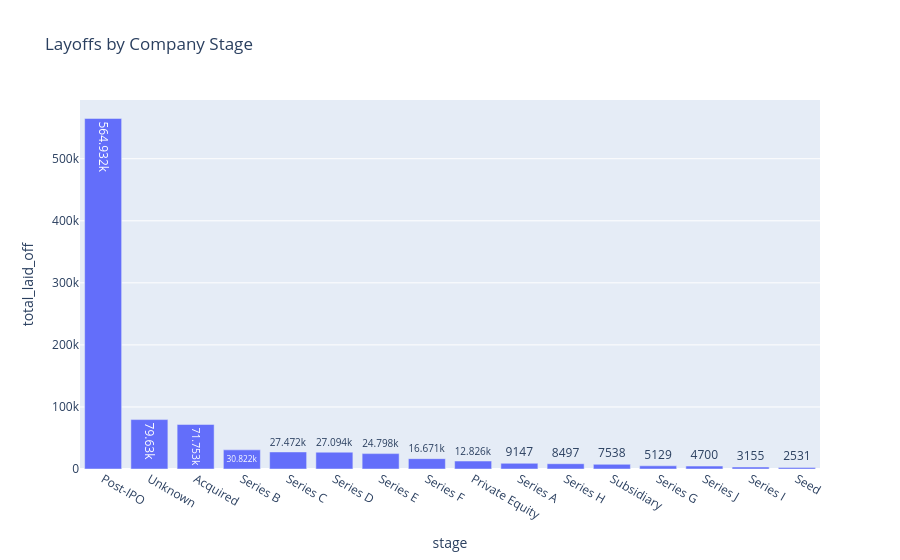

The notebook cell this image was saved under:
### Code cell
fig = px.bar(
    stage_analysis,
    x="stage",
    y="total_laid_off",
    title="Layoffs by Company Stage",
    text_auto=True
)

fig.show()

### Figure 1 — Plotly figure (JSON) as saved in the notebook; plotly's stock layout.template omitted (floating-point values rounded to 4 significant figures)
{"data": [{"hovertemplate": "stage=%{x}<br>total_laid_off=%{y}<extra></extra>", "legendgroup": "", "marker": {"color": "#636efa", "pattern": {"shape": ""}}, "name": "", "orientation": "v", "showlegend": false, "textposition": "auto", "texttemplate": "%{y}", "type": "bar", "x": ["Post-IPO", "Unknown", "Acquired", "Series B", "Series C", "Series D", "Series E", "Series F", "Private Equity", "Series A", "Series H", "Subsidiary", "Series G", "Series J", "Series I", "Seed"], "xaxis": "x", "y": [564900.0, 79630.0, 71750.0, 30820.0, 27470.0, 27090.0, 24800.0, 16670.0, 12830.0, 9147.0, 8497.0, 7538.0, 5129.0, 4700.0, 3155.0, 2531.0], "yaxis": "y"}], "layout": {"barmode": "relative", "legend": {"tracegroupgap": 0}, "title": {"text": "Layoffs by Company Stage"}, "xaxis": {"anchor": "y", "domain": [0, 1], "title": {"text": "stage"}}, "yaxis": {"anchor": "x", "domain": [0, 1], "title": {"text": "total_laid_off"}}}}
